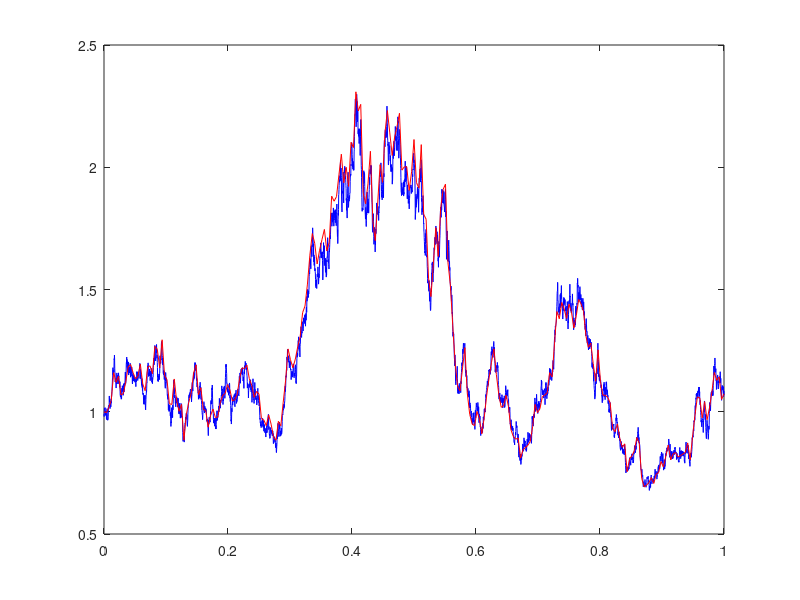

The MATLAB script that drew this image:
randn("state", 100);
lambda = 2; mu = 1; Xzero = 1;
T =1; N = 2^12; dt= T/N;

dW = sqrt(dt)*randn(1,N);
W = cumsum(dW);
Xtrue = Xzero*exp((lambda - 0.5*mu^2)*(dt:dt:T)+mu*W);
R = 16;
Dt=R*dt;
L=N/R;
Xem=zeros(1,L);
Xtemp=Xzero;
for j=1:L
    Winc = sum(dW(R*(j-1)+1:R*j));
    Xtemp = Xtemp + Dt*lambda*Xtemp + mu*Xtemp*Winc;
    Xem(j)=Xtemp;
end

t = linspace(0,1,length(Xtrue));
plot(t, Xtrue, 'b-');
hold on
plot([0:Dt:T], [Xzero,Xem], 'r-');
emerr = abs(Xem(end) - Xtrue(end));
hold off
